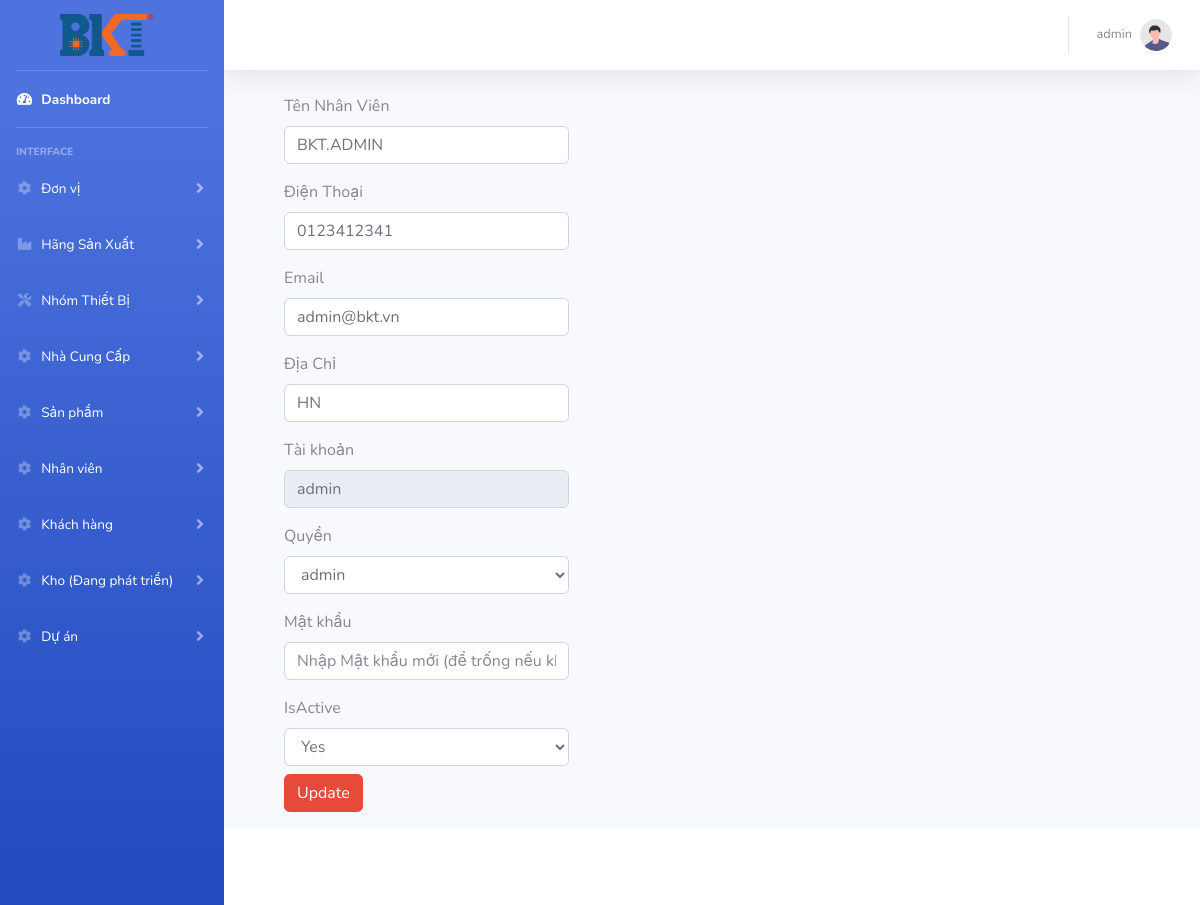
Screenshot of /index.php?controller=nhanvien&action=edit&id=1 (signed in) with the database file from the repository.
### tables this page shows
CREATE TABLE `nhanvien` (
  `Id` int(11) NOT NULL,
  `TenNV` varchar(100) DEFAULT NULL,
  `DienThoai` varchar(20) DEFAULT NULL,
  `Email` varchar(50) DEFAULT NULL,
  `DiaChi` varchar(100) DEFAULT NULL,
  `TaiKhoan` varchar(50) DEFAULT NULL,
  `MatKhau` varchar(50) DEFAULT NULL,
  `Quyen` varchar(20) DEFAULT NULL,
  `IsActive` varchar(1) DEFAULT NULL
);

### routes.php (called while the page is built, shortened)
<?php
$controller = new $klass;
$controller->$action();

### index.php (called while the page is built, shortened)
<?php
require_once('routes.php');

### models/nhanvien.php (called while the page is built, shortened)
<?php
class NhanVien
{
    function __construct($Id, $TaiKhoan, $Quyen, $IsActive, $TenNV, $DienThoai, $Email, $DiaChi)
    {
        $this->TaiKhoan = $TaiKhoan;
        $this->IsActive = $IsActive;
        $this->TenNV = $TenNV;
        $this->DienThoai = $DienThoai;
        $this->Email = $Email;
        $this->DiaChi = $DiaChi;
    }
    static function find($id)
    {
        $db = DB::getInstance();
        $req = $db->prepare('SELECT Id, TaiKhoan, Quyen, IsActive, TenNV, DienThoai, Email, DiaChi FROM NhanVien WHERE Id = :id');
        $req->execute(array('id' => $id));
        $item = $req->fetch();
        if (isset($item['Id'])) {
            return new NhanVien($item['Id'], $item['TaiKhoan'], $item['Quyen'], $item['IsActive'], $item['TenNV'], $item['DienThoai'], $item['Email'], $item['DiaChi']);
        }
        return null;
    }
}
?>

### views/nhanvien/edit.php (the view, shortened to what this page needs)
<form method="post" name="edit-kh">
    <div class="form-group ml-5">
        <div class="col-md-4 mb-3">
            <label for="validationDefault01">Tên Nhân Viên</label>
            <input type="text" class="form-control" id="validationDefault01" value="<?= $nhanvien->TenNV ?>" name="tenkh" placeholder="Tên" required>
        </div>
        <div class="col-md-4 mb-3">
            <label for="validationDefault02">Điện Thoại</label>
            <input type="phone" class="form-control" id="validationDefault02" value="<?= $nhanvien->DienThoai ?>" name="sdt" placeholder="Số điện thoại" required>
        </div>
        <div class="col-md-4 mb-3">
            <label for="validationDefault02">Email</label>
            <input type="email" class="form-control" id="validationDefault02" value="<?= $nhanvien->Email ?>" name="email" placeholder="Nhập Email" required>
        </div>
        <div class="col-md-4 mb-3">
            <label for="validationDefault02">Địa Chỉ</label>
            <input type="text" class="form-control" id="validationDefault02" value="<?= $nhanvien->DiaChi ?>" name="diachi" placeholder="Nhập Địa Chỉ.." required>
        </div>
        <div class="col-md-4 mb-3">
            <label for="validationDefault02">Tài khoản</label>
            <input type="text" class="form-control" id="validationDefault02" value="<?= $nhanvien->TaiKhoan ?>" name="taikhoan" placeholder="Nhập Tài khoản.." readonly required>
        </div>
        <div class="col-md-4 mb-3">
            <label for="validationDefault08">Quyền</label>
            <select class="form-control" id="validationDefault08" name="quyen" required>
                <option value="Admin">admin</option>
            </select>
        </div>
        <div class="col-md-4 mb-3">
            <label for="validationDefault02">Mật khẩu</label>
            <input type="password" class="form-control" id="validationDefault02" value="" name="matkhau" placeholder="Nhập Mật khẩu mới (để trống nếu không thay đổi)">
        </div>
        <div class="col-md-4 mb-3">
            <label for="validationDefault02">IsActive</label>
            <select class="form-control" name="isactive">
                <option value="1" <?= $nhanvien->IsActive == 1 ? 'selected' : '' ?>>Yes</option>
            </select>
            <button type="submit" name="edit-kh" class="mt-2 btn-danger btn">Update</button>
        </div>
    </div>
</form>

### rows the page displays
nhanvien: tenkh "BKT.ADMIN", sdt "0123412341", email "admin@bkt.vn", diachi "HN", taikhoan "admin", isactive "Yes"

### other values shown
$_SESSION['username'] "admin"
